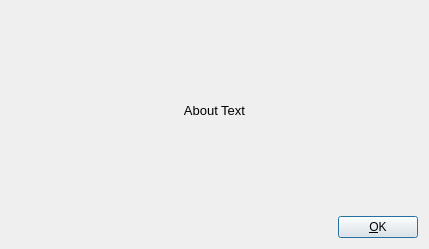
<?xml version="1.0" encoding="UTF-8"?>
<ui version="4.0">
 <class>aboutbox</class>
 <widget class="QDialog" name="aboutbox">
  <property name="geometry">
   <rect>
    <x>0</x>
    <y>0</y>
    <width>429</width>
    <height>249</height>
   </rect>
  </property>
  <property name="windowTitle">
   <string>About</string>
  </property>
  <property name="windowIcon">
   <iconset resource="../res/main.qrc">
    <normaloff>:/icon/icons/light_bulb.png</normaloff>:/icon/icons/light_bulb.png</iconset>
  </property>
  <layout class="QVBoxLayout" name="verticalLayout">
   <item>
    <widget class="QLabel" name="lblAbout">
     <property name="sizePolicy">
      <sizepolicy hsizetype="Preferred" vsizetype="Expanding">
       <horstretch>0</horstretch>
       <verstretch>0</verstretch>
      </sizepolicy>
     </property>
     <property name="styleSheet">
      <string notr="true">padding: 4px; font-size: 10pt;</string>
     </property>
     <property name="text">
      <string>About Text</string>
     </property>
     <property name="alignment">
      <set>Qt::AlignCenter</set>
     </property>
     <property name="openExternalLinks">
      <bool>true</bool>
     </property>
    </widget>
   </item>
   <item>
    <layout class="QHBoxLayout" name="horizontalLayout">
     <item>
      <spacer>
       <property name="orientation">
        <enum>Qt::Horizontal</enum>
       </property>
       <property name="sizeHint" stdset="0">
        <size>
         <width>40</width>
         <height>20</height>
        </size>
       </property>
      </spacer>
     </item>
     <item>
      <widget class="QPushButton" name="okButton">
       <property name="text">
        <string>&amp;OK</string>
       </property>
       <property name="default">
        <bool>true</bool>
       </property>
       <property name="flat">
        <bool>false</bool>
       </property>
      </widget>
     </item>
    </layout>
   </item>
  </layout>
 </widget>
 <resources>
  <include location="../res/main.qrc"/>
 </resources>
 <connections>
  <connection>
   <sender>okButton</sender>
   <signal>clicked()</signal>
   <receiver>aboutbox</receiver>
   <slot>accept()</slot>
   <hints>
    <hint type="sourcelabel">
     <x>418</x>
     <y>238</y>
    </hint>
    <hint type="destinationlabel">
     <x>96</x>
     <y>248</y>
    </hint>
   </hints>
  </connection>
 </connections>
</ui>
